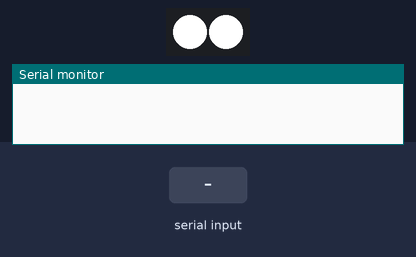
A sketch run on a simulated Arduino Uno, built with avr-gcc and run on an emulated ATmega328P. On the bench: 2 RGB LEDs in strip order, left to right, the last lines printed to the serial monitor. The inputs (shaded band) are chosen by the test bench.

Above: at 2.2 s.
2.3 s: "1" received over the second serial link
At 3.8 s:
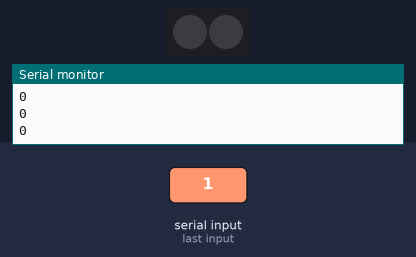
Timing chart, 0 to 5.3 s (numbered marks = the images above; inputs shaded):
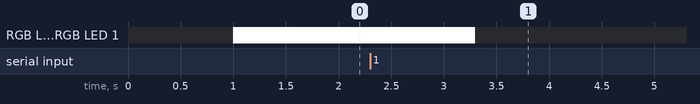

Measured:
- after the input at 2.3 s, RGB LED 0, RGB LED 1: RGB(255, 255, 255) → off after 1.0 s

The sketch:

mood_light.ino
```cpp
#include <Adafruit_NeoPixel.h>
#include <SoftwareSerial.h>

#define LEDPIN  6   //연결된 핀 번호
#define NUMPIXEL  2 //연결된 LED 개수
#define BT_TX 2
#define BT_RX 3

Adafruit_NeoPixel pixels = Adafruit_NeoPixel(NUMPIXEL, LEDPIN, NEO_GRB + NEO_KHZ800);
SoftwareSerial bt(BT_TX, BT_RX);
byte datalist[4];

void setup() {
  bt.begin(9600);
  Serial.begin(9600);
  pixels.begin();
  delay(1000);
  pixels.setPixelColor(0, 255, 255, 255);
  pixels.setPixelColor(1, 255, 255, 255);
  pixels.show();
}

void loop() {
  if(bt.available() > 0) {
    bt.readBytes(datalist, 4);
    for(byte i=0; i<4; i++) {
      Serial.println(datalist[i]);
    }
    for(byte i=0; i<NUMPIXEL; i++) {
      pixels.setPixelColor(i, datalist[0], datalist[1], datalist[2]);
    }
    pixels.setBrightness(datalist[3]);
    pixels.show();
    delay(100);
  }
}
```
